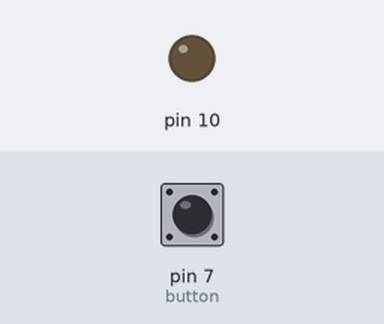
The sketch below on a simulated Arduino Uno, built with avr-gcc and run on an emulated ATmega328P. On the bench: output pins drawn as LEDs (lit = HIGH). The inputs (shaded band) are chosen by the test bench; at power-on: pin 7 (button) LOW.

Above: at 1.2 s.
1.3 s: pin 7 (button) pulled HIGH for 0.15 s
At 2.2 s:
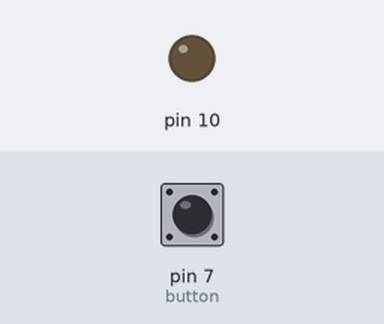
3.0 s: pin 7 (button) pulled HIGH for 3.2 s
At 4.3 s:
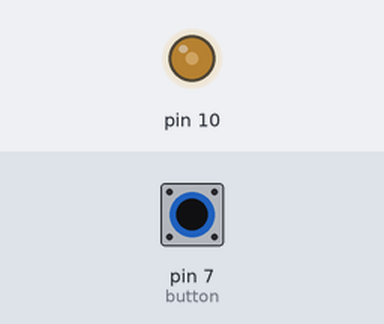
Timing chart, 0 to 7.7 s (numbered marks = the images above; inputs shaded):
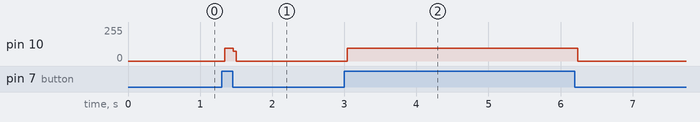

The sketch:

DigitalIn_btn.ino
```cpp
    int buttonState = 0;       // Variable to store the button state


void setup() {


        pinMode(7, INPUT);


        pinMode(10, OUTPUT);


}

void loop() {


    buttonState = digitalRead(7);   // Read the state of the button


  if (buttonState == HIGH) {


    digitalWrite(10, HIGH);
    delay(0);
    digitalWrite(10, LOW);
    delay(0);


  } else {


    digitalWrite(10, false);


  }


}
```

Measured:
- after the input at 1.3 s, pin 10: 0/255 → 96/255 at once, → 0/255 0.12 s later
- after the input at 3.0 s, pin 10: 0/255 → 96/255 at once, → 0/255 3.2 s later
